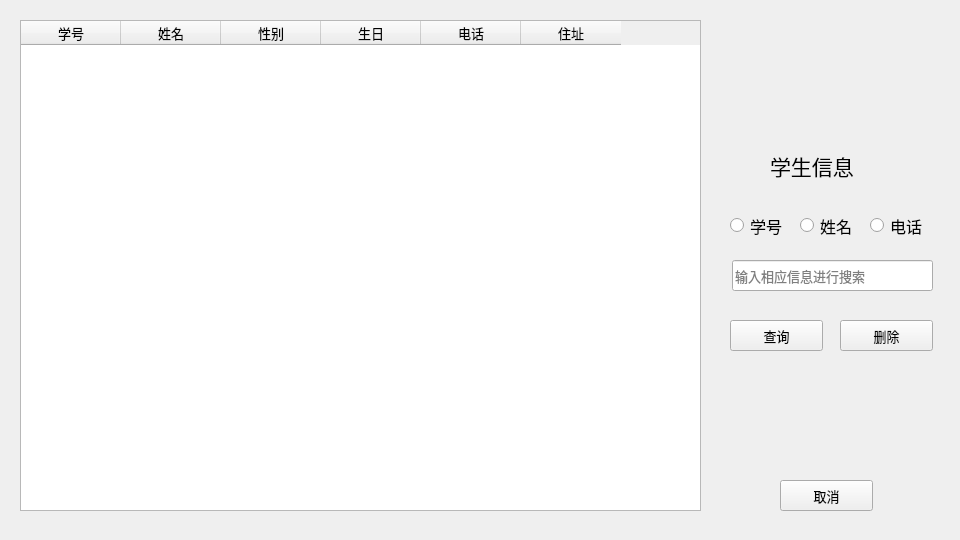
<?xml version="1.0" encoding="UTF-8"?>
<ui version="4.0">
 <class>searchDeleteWidget</class>
 <widget class="QWidget" name="searchDeleteWidget">
  <property name="geometry">
   <rect>
    <x>0</x>
    <y>0</y>
    <width>960</width>
    <height>540</height>
   </rect>
  </property>
  <property name="font">
   <font>
    <family>微软雅黑 Light</family>
    <pointsize>10</pointsize>
   </font>
  </property>
  <property name="windowTitle">
   <string>搜索与删除信息</string>
  </property>
  <widget class="QTableWidget" name="tableWidget">
   <property name="geometry">
    <rect>
     <x>20</x>
     <y>20</y>
     <width>681</width>
     <height>491</height>
    </rect>
   </property>
   <property name="font">
    <font>
     <family>微软雅黑 Light</family>
     <pointsize>10</pointsize>
    </font>
   </property>
   <column>
    <property name="text">
     <string>学号</string>
    </property>
   </column>
   <column>
    <property name="text">
     <string>姓名</string>
    </property>
   </column>
   <column>
    <property name="text">
     <string>性别</string>
    </property>
   </column>
   <column>
    <property name="text">
     <string>生日</string>
    </property>
   </column>
   <column>
    <property name="text">
     <string>电话</string>
    </property>
   </column>
   <column>
    <property name="text">
     <string>住址</string>
    </property>
   </column>
  </widget>
  <widget class="QPushButton" name="pushButtonSearch">
   <property name="geometry">
    <rect>
     <x>730</x>
     <y>320</y>
     <width>93</width>
     <height>31</height>
    </rect>
   </property>
   <property name="text">
    <string>查询</string>
   </property>
  </widget>
  <widget class="QLabel" name="label">
   <property name="geometry">
    <rect>
     <x>770</x>
     <y>140</y>
     <width>121</width>
     <height>51</height>
    </rect>
   </property>
   <property name="font">
    <font>
     <family>微软雅黑 Light</family>
     <pointsize>16</pointsize>
    </font>
   </property>
   <property name="text">
    <string>学生信息</string>
   </property>
  </widget>
  <widget class="QLineEdit" name="lineEditInfo">
   <property name="geometry">
    <rect>
     <x>732</x>
     <y>260</y>
     <width>201</width>
     <height>31</height>
    </rect>
   </property>
   <property name="placeholderText">
    <string>输入相应信息进行搜索</string>
   </property>
  </widget>
  <widget class="QPushButton" name="pushButtonDel">
   <property name="geometry">
    <rect>
     <x>840</x>
     <y>320</y>
     <width>93</width>
     <height>31</height>
    </rect>
   </property>
   <property name="text">
    <string>删除</string>
   </property>
  </widget>
  <widget class="QPushButton" name="pushButtonCancel">
   <property name="geometry">
    <rect>
     <x>780</x>
     <y>480</y>
     <width>93</width>
     <height>31</height>
    </rect>
   </property>
   <property name="text">
    <string>取消</string>
   </property>
  </widget>
  <widget class="QRadioButton" name="radioButtonID">
   <property name="geometry">
    <rect>
     <x>730</x>
     <y>210</y>
     <width>71</width>
     <height>31</height>
    </rect>
   </property>
   <property name="font">
    <font>
     <family>微软雅黑 Light</family>
     <pointsize>12</pointsize>
    </font>
   </property>
   <property name="text">
    <string>学号</string>
   </property>
  </widget>
  <widget class="QRadioButton" name="radioButtonName">
   <property name="geometry">
    <rect>
     <x>800</x>
     <y>210</y>
     <width>71</width>
     <height>31</height>
    </rect>
   </property>
   <property name="font">
    <font>
     <family>微软雅黑 Light</family>
     <pointsize>12</pointsize>
    </font>
   </property>
   <property name="text">
    <string>姓名</string>
   </property>
  </widget>
  <widget class="QRadioButton" name="radioButtonTel">
   <property name="geometry">
    <rect>
     <x>870</x>
     <y>210</y>
     <width>71</width>
     <height>31</height>
    </rect>
   </property>
   <property name="font">
    <font>
     <family>微软雅黑 Light</family>
     <pointsize>12</pointsize>
    </font>
   </property>
   <property name="text">
    <string>电话</string>
   </property>
  </widget>
 </widget>
 <resources/>
 <connections/>
</ui>
